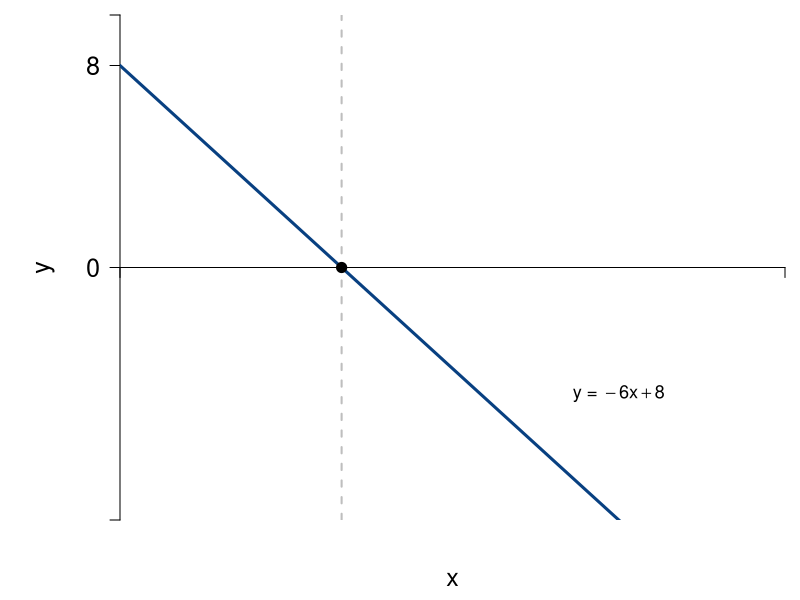

Recreate this plot in R.
#Graph Designer: Scott Cohn
#Authors: Bowles and Halliday
#Title: Coordination, Conflict and Competition: A Text in Microeconomics

library(shape)
pdf(file = "mathappendix/function_and_deriv_2.pdf", width = 8, height = 6)
par(mar=c(4,6,0.75,0.75))

#Set parameters for graphics
axislabelsize <- 1.5
labelsize <- 1.1
graphlinewidth <- 3
segmentlinewidth <- 2

COL <- c("#7fc97f", "#beaed4", "#fdc086", "#ffff99", "#386cb0", "#f0027f", "#bf5b17", "#666666")
COLA <- c("#e0f3db", "#99d8c9","#66c2a4","#41ae76", "#238b45", "#005824")
COLB <- c("#4eb3d3", "#2b8cbe", "#0868ac","#084081")

xlims <- c(0, 4)
ylims <- c(-10, 10)

npts <- 501 
x <- seq(xlims[1], xlims[2], length.out = npts)
y <- seq(ylims[1], ylims[2], length.out = npts) 

plot(0, 0, xlim = xlims, ylim = ylims, type = "n",
     xlab = expression(paste("")),
     ylab = expression(paste("")), 
     xaxt = "n", 
     yaxt = "n", 
     cex.lab = axislabelsize, 
     bty = "n", 
     xaxs="i", 
     yaxs="i"
)

ticksx <- c(xlims[1], xlims[2])
xlabels <- c(NA, NA)
ticksy <- c(ylims[1], 0, 8, ylims[2])
ylabels <- c(NA, 0, 8, NA)

axis(1, at = ticksx,  pos = 0, labels = xlabels, cex.axis = axislabelsize)
axis(2, at = ticksy,  pos = 0, labels = ylabels, las = 1, cex.axis = axislabelsize)

npts <- 500 
xx1 <- seq(xlims[1], xlims[2], length.out = npts)
xx2 <-seq(xlims[1], xlims[2] - 4, length.out = npts)
xx3 <- seq(xlims[1], 0, length.out = npts)

#Axis labels
mtext(expression(paste("", x)), side = 1, line = 2.5, cex = axislabelsize)
text(-.45, 0, expression(paste("", y)), xpd = TRUE, cex = axislabelsize, srt = 90) 

#equations:
eq <- function(x){
  -6*x + 8
}


# segments
segments(1.333, -10, 1.333, 10, lty = 2, col = "gray", lwd = segmentlinewidth)

# lines
lines(xx1, eq(xx1), col = COLB[4], lwd = graphlinewidth)

# points
points(1.333, 0, pch = 16, col = "black", cex = 1.5)

# label function
text(3, 4, expression("y = " -6*x + 8),  xpd = TRUE, cex = labelsize)

dev.off()
